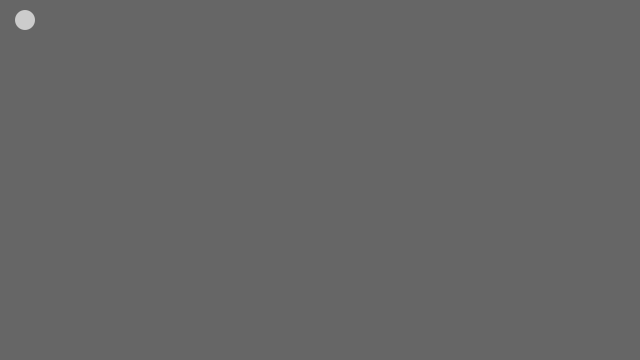
Frame 1 (no input)
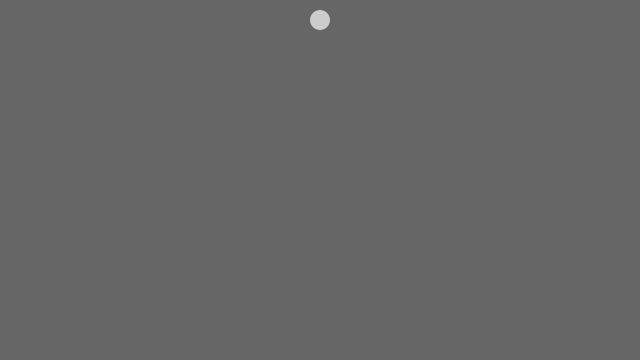
Frame 60 (the mouse pressed at the canvas centre just before this capture)
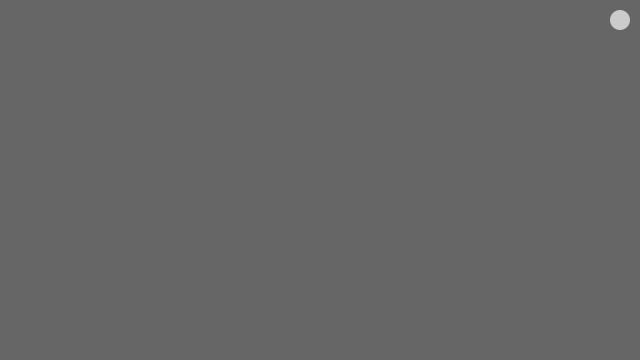
Frame 120 (the mouse held since frame 60 and released just before this capture)

The Processing sketch that drew these frames (run headless with seeded random() and noise(); from frame 60 on, the mouse is pressed at the canvas centre):

// Processing sketch: simulation_02_1collision02
// ── simulation_02_1collision02.pde
/*
physics simulation
collision 2 : 1-particle using object

created 2016.09.23.
by Wool(wool@wool.pe.kr)

ref : https://www.processing.org/examples/circlecollision.html
      https://www.processing.org/tutorials/objects/
*/


Balls ball;

void setup() 
{
  size(640, 360);
  ball = new Balls(20,20,5,0);
  
}

void draw() 
{
  background(102);
  
  ball.update();
  ball.display();
  ball.checkBoundary();
}

class Balls {
  PVector position;
  PVector velocity;
  
  float r;
  float mass;
  
  Balls(float x, float y, float vx, float vy) {
    position = new PVector(x, y);
    velocity = new PVector(vx, vy);
    r = 10;
  }
  
  void update(){
    position.add(velocity);
  }
  
  void checkBoundary() {
    if(position.x > width - r) {
      position.x = width - r;
      velocity.x *= -1;
    }
    else if(position.x < r) {
      position.x = r;
      velocity.x *= -1;
    }
    if(position.y > height - r) {
      position.y = height - r;
      velocity.y *= -1;
    }
    else if(position.y < r) {
      position.y = r;
      velocity.y *= -1;
    }
  }
  
  void display() {
    noStroke();
    fill(204);
    ellipse(position.x, position.y, r*2, r*2);
  }
}
